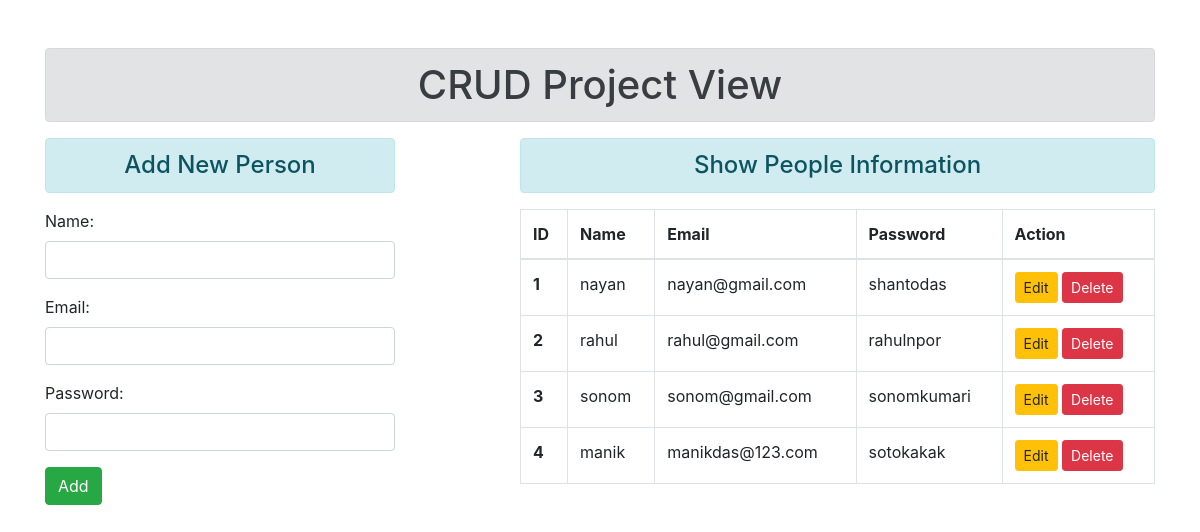
The page / on the database its author committed.
### app/models.py (models this page shows)
class Post(models.Model):
    name=models.CharField(max_length=70)
    email=models.EmailField(max_length=100)
    password=models.CharField(max_length=100)

### app/views.py (the view)
# urls.py: path('', views.add_show, name="addandshow"),
def add_show(request):
    if request.method=='POST':
        form=PeopleRegistration(request.POST)
        if form.is_valid():
            nm=form.cleaned_data['name']
            em=form.cleaned_data['email']
            pw=form.cleaned_data['password']
            reg=Post(name=nm, email=em, password=pw)
            reg.save()
            form=PeopleRegistration()
    else:
        form=PeopleRegistration()
    students=Post.objects.all()
    return render(request, 'app/add.html', {'form':form, 'stud':students})

### app/forms.py
class PeopleRegistration(forms.ModelForm):
    class Meta:
        model=Post
        fields= ['name', 'email', 'password']
        widgets={
            'name':forms.TextInput(attrs={'class':'form-control'}),
            'email':forms.EmailInput(attrs={'class':'form-control'}),
            'password':forms.PasswordInput(attrs={'class':'form-control'},render_value=True)
        }

### app/templates/app/add.html (shortened to what this page needs)
{% extends 'app/base.html' %}
{% block content  %}
  <div class="row">
     <div class="col-md-4">
         <h4 class="text-center alert alert-info">Add New Person</h4>
         <form action="" method="post">
              {{form.as_p}}
              <input type="submit" value="Add" class="btn btn-success">
         </form>
     </div>
     <div class="col-md-7 offset-1">
        <h4 class="text-center alert alert-info">Show People Information</h4>
        {% if stud %}
          <table class="table table-bordered">
              <thead>
                  <tr>
                      <th scope="col">ID</th>
                      <th scope="col">Name</th>
                      <th scope="col">Email</th>
                      <th scope="col">Password</th>
                      <th scope="col">Action</th>
                    </tr>
                </thead>
                <tbody>
                    {% for st in stud  %}
                    <tr>
                        <th scope="row">{{st.id}}</th>
                        <td>{{st.name}}</td>
                        <td>{{st.email}}</td>
                        <td>{{st.password}}</td>
                        <td>
                            <a href="{% url 'updatedata' st.id %}" class="btn btn-warning btn-sm">Edit</a>
                            <form action="{% url 'deletedata' st.id %}" method="post" class="d-inline">
                                <input type="submit" value="Delete" class="btn btn-danger btn-sm">
                            </form>
                        </td>
                    </tr>
                    {% endfor %}
                </tbody>
          </table>
        {% else %}
        <h4 class="text-center alert alert-danger">No Records</h4>
        {% endif %}
     </div>
  </div>
{% endblock content  %}

### app/templates/app/base.html (shortened to what this page needs)
<!doctype html>
{% load static %}
<html lang="en">
<head>
    <link rel="stylesheet" href="{% static 'app/css/bootstrap.min.css' %}">
</head>
<body>
    <div class="container mt-5">
        <h1 class="text-center alert alert-secondary">CRUD Project View</h1>
        {% block content %}
        {% endblock content %}
  </div>
</body>
</html>

### rows shown on the page
Post: id "1", name "nayan", email "nayan@gmail.com", password "shantodas"
Post: id "2", name "rahul", email "rahul@gmail.com", password "rahulnpor"
Post: id "3", name "sonom", email "sonom@gmail.com", password "sonomkumari"
Post: id "4", name "manik", email "manikdas@123.com", password "sotokakak"
